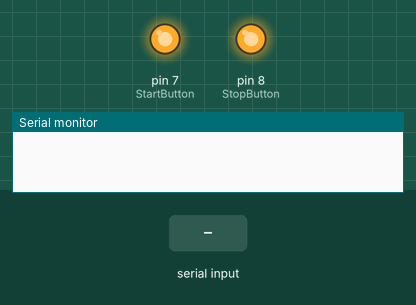
A sketch run on a simulated Arduino Uno, built with avr-gcc and run on an emulated ATmega328P. Parts: output pins drawn as LEDs (lit = HIGH), the last lines printed to the serial monitor. The test bench sets the inputs (shaded band).

Above: at 1.2 s.
1.3 s: "1" received over Serial
At 2.5 s:
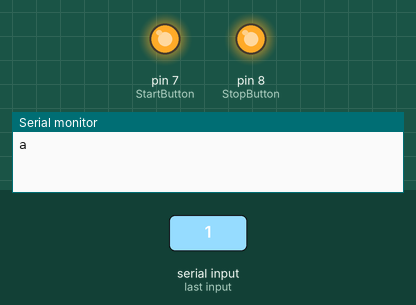
2.9 s: "2" received over Serial
At 3.7 s:
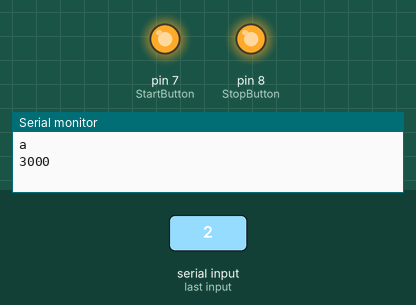
Timing chart, 0 to 5.9 s (numbered marks = the images above; inputs shaded):
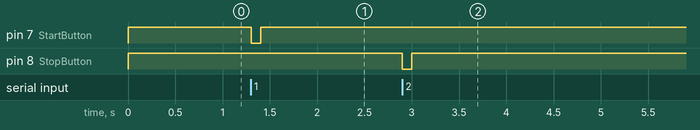

The sketch:

MWaveBot.ino
```cpp
/*
We will send '1' to the arduino to add time to the clock (in units of 30 seconds)
We will send '2' to the arduino to press the stop button
*/

//Relays are active low, so we'll just call "LOW" "On" from here on utilizing the #define protocol
#define ON LOW
#define OFF HIGH
#define StartButton 7
#define StopButton 8

//this is where we'll be storing user input
char ch;

void setup() {
  //set the control pins
  pinMode(StartButton, OUTPUT);
  pinMode(StopButton, OUTPUT);
  //end setting control pins

  //make sure the the buttons start off
  digitalWrite(StartButton, OFF);
  digitalWrite(StopButton, OFF);
  //end

  //begin communication at speed of 9600
  Serial.begin(9600);

}

void loop() {

  if (Serial.available())
  {
      ch = Serial.read();

      if ( ch == '1' )
      {
        digitalWrite(StartButton,ON);
        delay(100);
        digitalWrite(StartButton,OFF);
        Serial.println('a');
      }
      else if (ch == '2')
      {
        digitalWrite(StopButton,ON);
        delay(100);
        digitalWrite(StopButton,OFF);
        Serial.println( millis() );
      }
      else
      {
        delay(100);
      }
  }
}
```

Measured:
- after the input at 1.3 s, pin 7 (StartButton): HIGH → LOW at once, → HIGH 0.10 s later
- after the input at 2.9 s, pin 8 (StopButton): HIGH → LOW at once, → HIGH 0.10 s later
